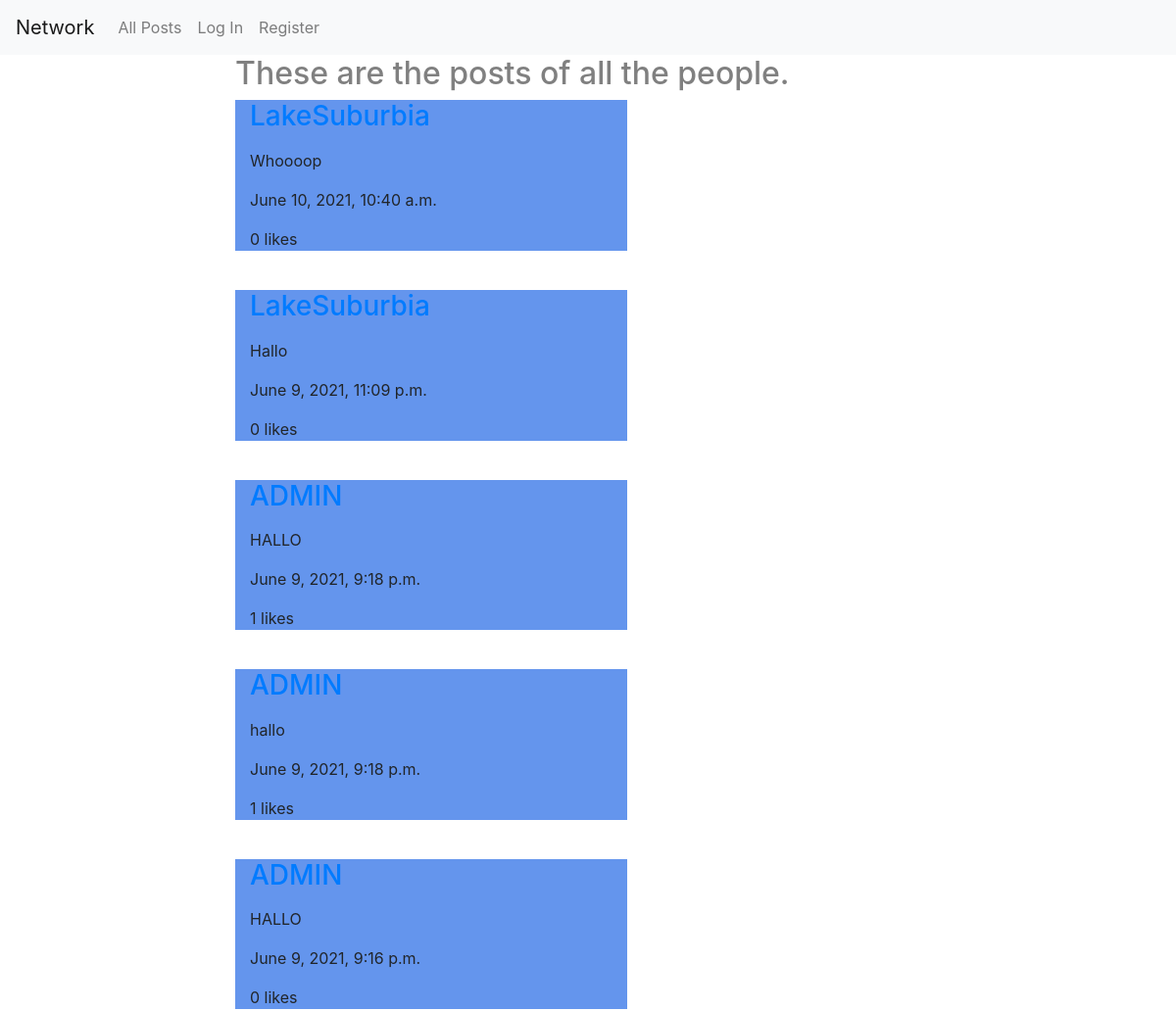
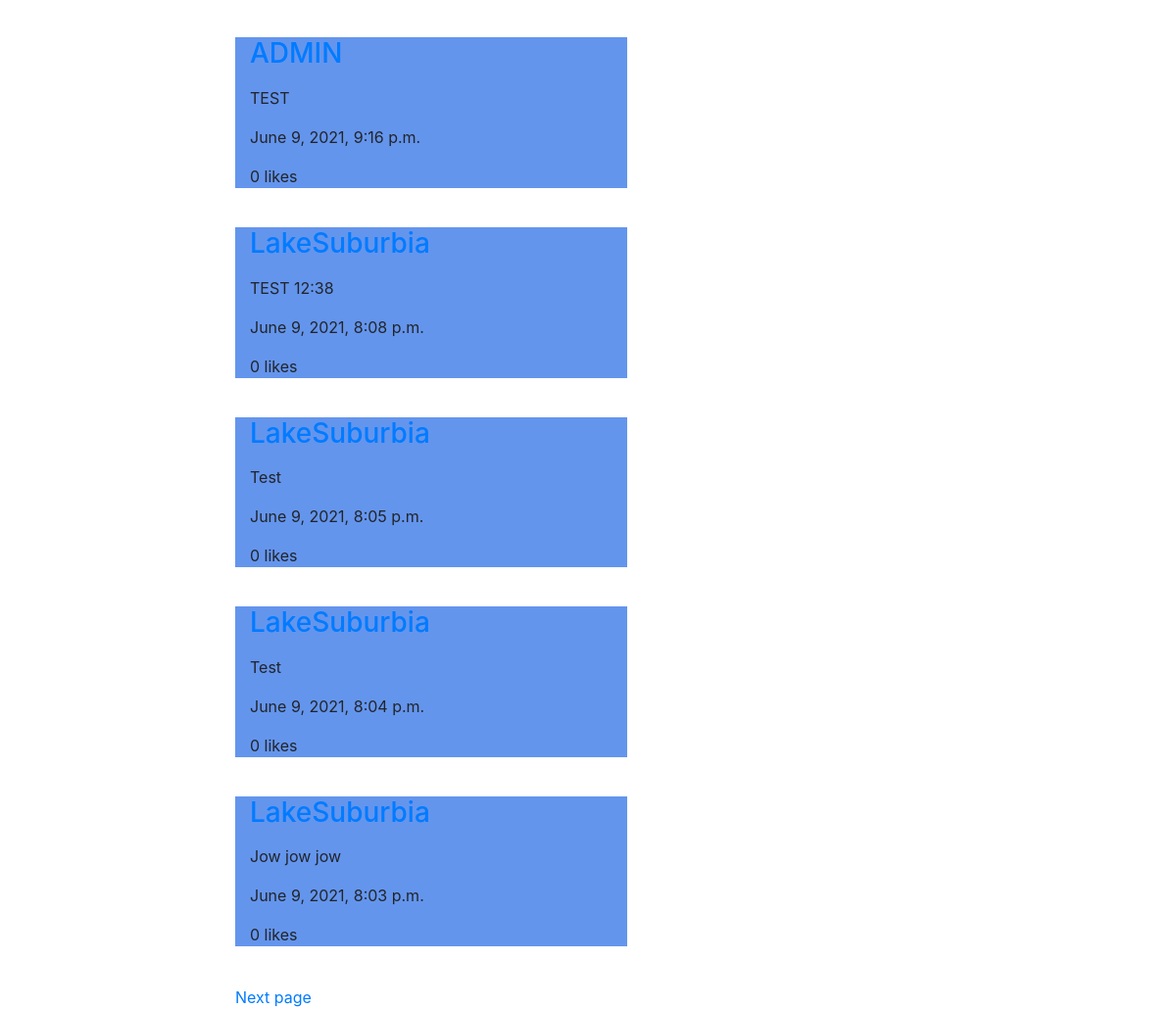
The page / on the database its author committed (2 pictures, top to bottom).
### network/models.py (models this page shows)
class Post(models.Model):
    poster = models.ForeignKey("User", on_delete=models.CASCADE)
    body = models.TextField(max_length=140)
    timestamp = models.DateTimeField(auto_now_add=True)
    like = models.IntegerField(default=0)

class User(AbstractUser):
    pass

### network/views.py (the view)
# urls.py: path("", views.index, name="index"),
def index(request):
    posts = Post.objects.all().order_by("-timestamp")
    return render_posts(request, posts, True)

### network/views.py (called while the page is built)
def extend_posts(request, posts):
    user = request.user
    try:
        likes = Likes.objects.filter(liker=user)
    except TypeError:
        likes = []
    for post in posts:
        post.liked = False
        for like in likes:
            if post == like.liked:
                post.liked = True
    return posts

def render_posts(request, posts, frontpage):
    page = paginate_posts(request, posts)
    return render(
        request,
        "network/index.html",
        {
            "posts": page,
            "frontpage": frontpage,
        },
    )

def paginate_posts(request, posts):
    posts = extend_posts(request, posts)
    p = Paginator(posts, 10)
    page_num = request.GET.get("page", 1)
    try:
        page = p.page(page_num)
    except EmptyPage:
        page = p.page(1)
    return page

### network/templates/network/index.html (shortened to what this page needs)
{% extends "network/layout.html" %}
{% block body %}
    {% if frontpage %}
        <h2 id="message"> These are the posts of all the people.</h2>
    {% else %}
    <h2 id="message"> These are the posts of the people you follow.</h2>
    {% endif %}
    {% include 'network/posts.html' %}
{% endblock %}

### network/templates/network/posts.html (shortened to what this page needs)
{% load static %}
<link rel="stylesheet" href="https://stackpath.bootstrapcdn.com/bootstrap/4.4.1/css/bootstrap.min.css">
<link href="{% static 'network/styles.css' %}" rel="stylesheet">
<div id="posts-view">
    {% for post in posts%}
    <div class="col post" id = "view-post{{post.id}}">
        {% include 'network/viewpost.html' %}
    </div>
    <br />
    {% endfor %}
    <div id="footer">
        {% if posts.has_next %}
        <a href="?page={{posts.next_page_number}}">Next page</a>
        {% endif %}
    </div>
</div>

### network/templates/network/viewpost.html (shortened to what this page needs)
<a href="{% url 'user' post.poster.id%}"><h3>{{post.poster.username}}</h3></a>  {{post.body}} </p>
<p class='timestamp'>{{post.timestamp}}</p>
<p>
<span id="likecount{{post.id}}">{{post.like}}</span> likes
</p>

### network/static/network/styles.css (style rules this page uses)
#message { margin-left: 20%; text-emphasis: italic; color: gray; text-decoration: italic; }
#footer { margin-left: 20%; }
.timestamp { text-emphasis: italic; text-decoration: grey; font-size: 8; }
.post { margin-left: 20%; max-width: 400px; background-color:cornflowerblue; min-height: 50px; }

### rows shown on the page
Post: poster.username "LakeSuburbia", body "Whoooop", timestamp "June 10, 2021, 10:40 a.m.", like "0"
Post: poster.username "LakeSuburbia", body "Hallo", timestamp "June 9, 2021, 11:09 p.m.", like "0"
Post: poster.username "ADMIN", body "HALLO", timestamp "June 9, 2021, 9:18 p.m.", like "1"
Post: poster.username "ADMIN", body "hallo", timestamp "June 9, 2021, 9:18 p.m.", like "1"
Post: poster.username "ADMIN", body "HALLO", timestamp "June 9, 2021, 9:16 p.m.", like "0"
Post: poster.username "ADMIN", body "TEST", timestamp "June 9, 2021, 9:16 p.m.", like "0"
Post: poster.username "LakeSuburbia", body "TEST 12:38", timestamp "June 9, 2021, 8:08 p.m.", like "0"
Post: poster.username "LakeSuburbia", body "Test", timestamp "June 9, 2021, 8:05 p.m.", like "0"
Post: poster.username "LakeSuburbia", body "Test", timestamp "June 9, 2021, 8:04 p.m.", like "0"
Post: poster.username "LakeSuburbia", body "Jow jow jow", timestamp "June 9, 2021, 8:03 p.m.", like "0"
